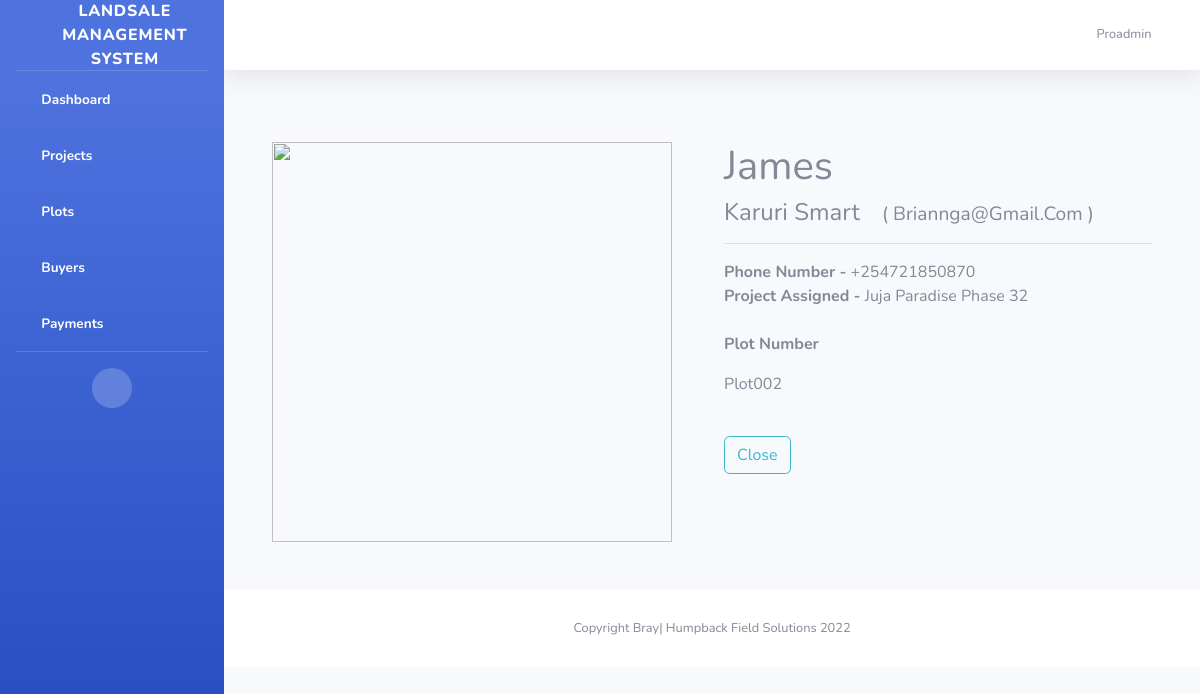
The page /buyers/2/ (signed in) on the database its author committed.
### buyers/models.py (models this page shows, shortened)
class BuyerInfo(models.Model):
    GENDER_OPTIONS =(
        ("M","Male"),
        ("F","Female"),
        ("O","Other")
    )
    RESIDENTIAL_OPTIONS = (
        ('R','Resident'),
        ("NR","Non-Resident")
    )
    PAYMENT_CONTRACT = (
        ("Deposit + 3months","Deposit + 3months"),
        ("Deposit + 6months","Deposit + 6months"),
        ("Deposit + 12months","Deposit + 12months"),
        ("Deposit + 24months","Deposit + 24months"),
        ("OT","OT")
    )
    first_name = models.CharField(max_length=255, null=True)
    middle_name = models.CharField(max_length=255, null=True)
    last_name = models.CharField(max_length=255, null=True)
    gender = models.CharField(max_length=1, choices=GENDER_OPTIONS, null=True)
    residential_status = models.CharField(max_length=2, choices=RESIDENTIAL_OPTIONS, null=True)
    current_address = models.CharField(max_length=100, null=True)
    national_id = models.CharField(max_length=10, unique=True, null=True)
    date_of_birth = models.DateField(null=True)
    kra_pin = models.CharField(max_length=11, unique=True, null=True)
    passport_photo = models.ImageField(blank=True, null=True)
    buyer_personal_number = models.CharField(max_length=50, null=True)
    buyers_email = models.EmailField(unique=True, null=True)
    mobile_phone = models.CharField(max_length=15, null=True)
    date_of_registration = models.DateField(null=True)
    project_assigned = models.ForeignKey(Plot, on_delete=models.CASCADE)
    plot_booked = models.OneToOneField(Plot_Number, on_delete=models.CASCADE)
    contract_type = models.CharField(choices=PAYMENT_CONTRACT, max_length=100, null=True)
    deposit_amount = models.IntegerField(null=True)
    balance_amount = models.IntegerField( null=True)
    registeredBy = models.CharField(max_length=15, null=True)

### plots/models.py (models this page shows)
class Plot(models.Model):
    projectName=models.CharField(max_length=100)
    slug = models.SlugField(unique=True, blank=True, null=True)
    seller=models.CharField(max_length=100)
    location=models.CharField(max_length=100)
    description=models.TextField()
    nearbyAmenities=models.TextField()
    availableUnits=models.IntegerField(null=True)
    plotsize=models.CharField(max_length=30,choices=plotsize_choices,default="")
    images=models.FileField(upload_to='plots/projectimages/')
    sellingprice=models.IntegerField(null=True)
    discountprice=models.IntegerField(null=True)
    deposit=models.IntegerField(null=True)
    def __str__(self):
        return self.projectName

class Plot_Number(models.Model):
    project = models.ForeignKey(Plot, on_delete=models.CASCADE)
    plotNumber = models.CharField(max_length=100)
    slug = models.SlugField(unique=True, blank=True, null=True)
    imageonMap = models.FileField(upload_to='plots/plotimages/',null=True)
    price = models.IntegerField()
    bookedby = models.ForeignKey('buyers.BuyerInfo',on_delete=models.CASCADE, null=True)
    sold = models.BooleanField(default=False)
    def __str__(self):
        return self.plotNumber

### buyers/views.py (the view)
# urls.py: path('buyers/<int:buyer_id>/', views.buyer_detail, name='buyer_detail'),
@login_required(login_url='/accounts/login/')
def buyer_detail(request, buyer_id):
    buyer = get_object_or_404(BuyerInfo, pk=buyer_id)
    return render(request, 'buyers/buyer_detail.html', {'buyer': buyer})

### templates/buyers/buyer_detail.html
{% extends 'base2.html' %}
{% load bootstrap4 %}
{% load static %}
{% block content %}
<div class="">
    <div class="container p-5">
        <div class="row">
            <div class="col-md-6">
                <span>
                  <img src="{% if buyer.passport_photo %}{{buyer.passport_photo.url}}{% else %}{% static 'images/no_image.png' %}{% endif %}"
                       WIDTH="400" HEIGHT="400"/>
                </span>
            </div>
            <div class="col-md-6">
                <div class="content text-capitalize">
                    <h1>{{buyer.first_name}}</h1>
                    <h4>{{ buyer.middle_name }} {{ buyer.last_name }}
                        <small class="ml-3">( {{buyer.buyers_email}} )</small>
                    </h4>
                    <hr>
                    <span><strong>Phone Number -</strong> {{ buyer.mobile_phone }} </span><br>
                    <span><strong>Project Assigned -</strong> {{ buyer.project_assigned }} </span>
                    <br>
                    <br>
                    <p><strong>Plot Number</strong></p>
                    <p> {{buyer.plot_booked }}</p>
                    <br>
                    <a href="{% url 'buyers:buyers' %}" class="btn btn-outline-info">Close</a>
                </div>
            </div>
        </div>
    </div>
</div>
{% endblock %}

### templates/base2.html (shortened to what this page needs)
<!DOCTYPE html>
<html lang="en">
<head>
    {% load static %}
    <link href="{% static 'theme/vendor/fontawesome-free/css/all.min.css'  %}" rel="stylesheet" type="text/css">
    <link href="{% static 'theme/css/sb-admin-2.min.css'  %}" rel="stylesheet">
    <link href="{% static 'css/app.css'  %}" rel="stylesheet">
    <link href="{% static 'jquerui/jquery-ui.css' %}" rel='stylesheet' type='text/css'/>
    <link href="https://cdn.datatables.net/1.10.20/css/jquery.dataTables.min.css" rel='stylesheet' type='text/css'/>
</head>
<body id="page-top">
<div id="wrapper">
    <ul class="navbar-nav bg-gradient-primary sidebar sidebar-dark accordion" id="accordionSidebar">
        <a class="sidebar-brand d-flex align-items-center justify-content-center" href="{% url 'buyers:index' %}">
            <div class="sidebar-brand-icon rotate-n-15">
                <i class="fas fa-money-check-alt"></i>
            </div>
            <div class="sidebar-brand-text mx-3">LandSale Management System</div>
        </a>
        <hr class="sidebar-divider my-0">
        <li class="nav-item active">
            <a class="nav-link" href="{% url 'buyers:index' %}">
                <i class="fas fa-fw fa-tachometer-alt"></i>
                <span>Dashboard</span></a>
        </li>
        <li class="nav-item active">
            <a class="nav-link" href="{% url 'plots:plots' %}">
                <i class="fas fa-fw fa-user-friends"></i>
                <span>Projects</span></a>
        </li>
        <li class="nav-item active">
            <a class="nav-link" href="{% url 'plots:plotnumbers' %}">
                <i class="fas fa-fw fa-plus"></i>
                <span>Plots</span></a>
        </li>
        <li class="nav-item active">
            <a class="nav-link" href="{% url 'buyers:buyers' %}">
                <i class="fas fa-fw fa-user-friends"></i>
                <span>Buyers</span></a>
        </li>
        <li class="nav-item active">
            <a class="nav-link" href="{% url 'buyers:payments' %}">
                <i class="fas fa-fw fa-plus"></i>
                <span>Payments</span></a>
        </li>
        <hr class="sidebar-divider">
        <div class="text-center d-none d-md-inline">
            <button class="rounded-circle border-0" id="sidebarToggle"></button>
        </div>
    </ul>
    <div id="content-wrapper" class="d-flex flex-column">
        <div id="content">
            <nav class="navbar navbar-expand navbar-light bg-white topbar mb-4 static-top shadow">
                <ul class="navbar-nav ml-auto">
                    <li class="nav-item dropdown no-arrow">
                        <a class="nav-link dropdown-toggle" href="#" id="userDropdown" role="button"
                           data-toggle="dropdown" aria-haspopup="true" aria-expanded="false">
                            <span class="mr-2 d-none d-lg-inline text-gray-600 small">{{request.user.username}}</span>
                            <i class="far fa-user-circle"></i>
                        </a>
                    </li>
                </ul>
            </nav>
            {% block content %}
            {% endblock %}
            <footer class="sticky-footer bg-white">
                <div class="container my-auto">
                    <div class="copyright text-center my-auto">
                        <span>Copyright Bray| Humpback Field Solutions 2022</span>
                    </div>
                </div>
            </footer>
        </div>
    </div>
</div>
</body>
</html>

### rows shown on the page
BuyerInfo: first_name "James", middle_name "Karuri", last_name "Smart", buyers_email "Briannga@gmail.com", mobile_phone "+254721850870", project_assigned "Juja Paradise Phase 32", plot_booked "Plot002"

### other values the page prints
{{ request.user.username }} "Proadmin"
